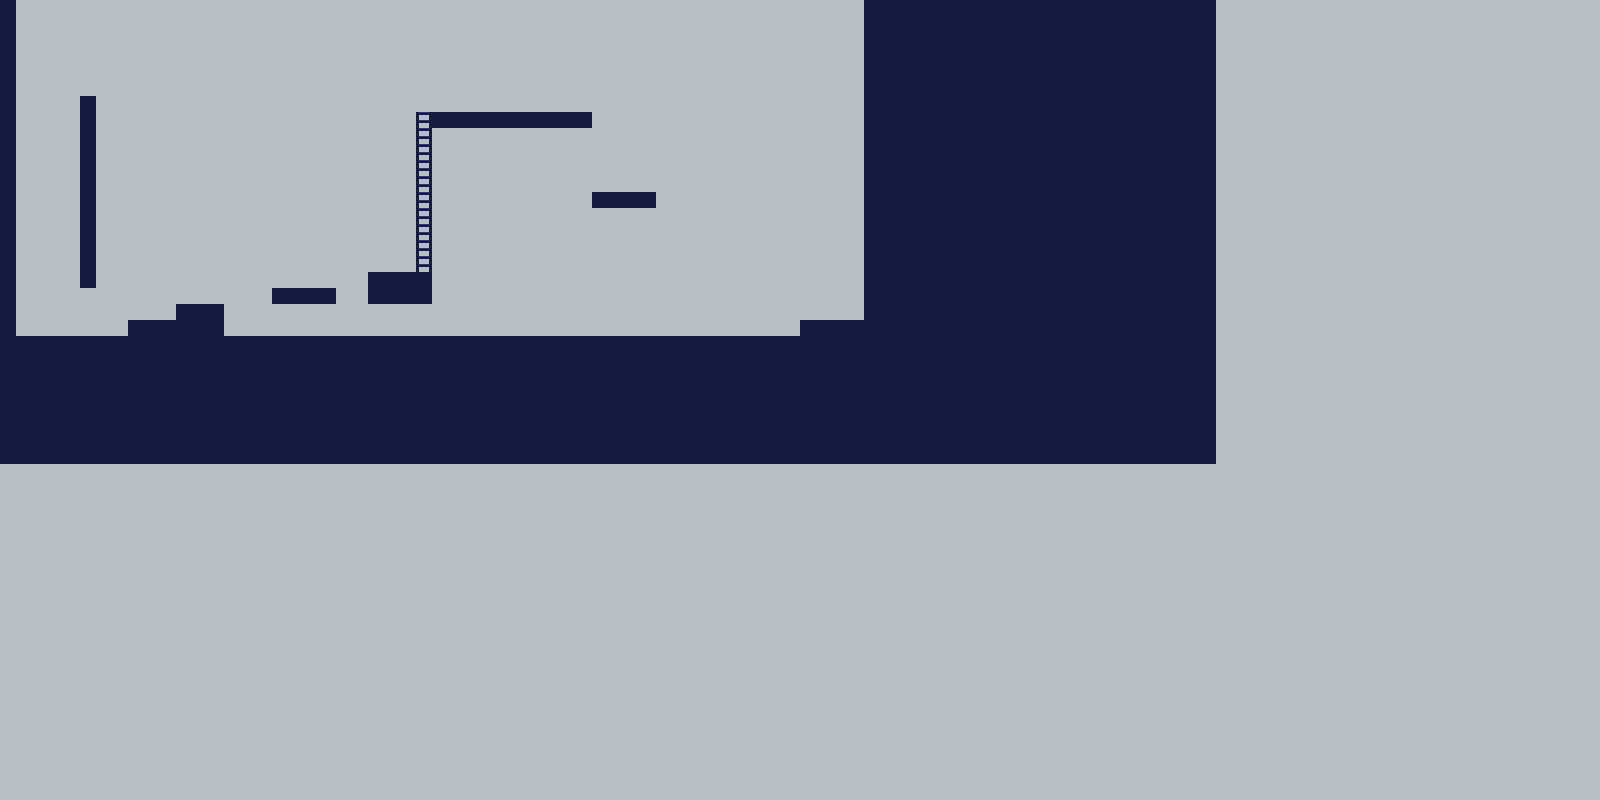

Below is a game level as drawn by its tile map, then a one-line description and the .tmx that defines it (tile-layer data replaced by summaries):
An orthogonal 100x50 tile map with 16x16 px tiles, 1 tile layer (GroundTiles) and 14 objects (2x platform, ladder).

<map version="1.4" tiledversion="1.4.2" orientation="orthogonal" renderorder="right-down" width="100" height="50" tilewidth="16" tileheight="16" infinite="0" backgroundcolor="#b8bec2" nextlayerid="8" nextobjectid="133">
 <tileset firstgid="1" name="tileset" tilewidth="16" tileheight="16" tilecount="150" columns="10">
  <image source="TileImages/tileset.png" width="160" height="240" />
 </tileset>
 <layer id="1" name="GroundTiles" width="100" height="50">
  <data>[5000 cells, 1152 non-empty, 5 distinct tile ids]</data>
 </layer>
 <objectgroup color="#e1005500" id="2" name="GroundCollision">
  <object id="105" type="platform" x="512" y="272">
   <polyline points="0,0 192,0" />
  </object>
  <object id="116" type="platform" x="800" y="272">
   <polyline points="0,0 0,-160 -144,-160" />
  </object>
  <object id="118" x="0" y="0" width="16" height="336" />
  <object id="119" x="0" y="336" width="1024" height="128" />
  <object id="121" x="864" y="0" width="160" height="336" />
  <object id="122" x="432" y="112" width="160" height="16" />
  <object id="123" x="272" y="288" width="64" height="16" />
  <object id="124" x="368" y="272" width="64" height="32" />
  <object id="125" x="128" y="320" width="96" height="16" />
  <object id="126" x="176" y="304" width="48" height="16" />
  <object id="127" x="80" y="96" width="16" height="192" />
  <object id="130" x="800" y="320" width="64" height="16" />
  <object id="132" x="592" y="192" width="64" height="16" />
 </objectgroup>
 <objectgroup id="7" name="Camera" />
 <objectgroup id="6" name="Water" />
 <objectgroup id="5" name="Interactable">
  <object id="101" type="ladder" x="416" y="112" width="16" height="160" />
 </objectgroup>
</map>
